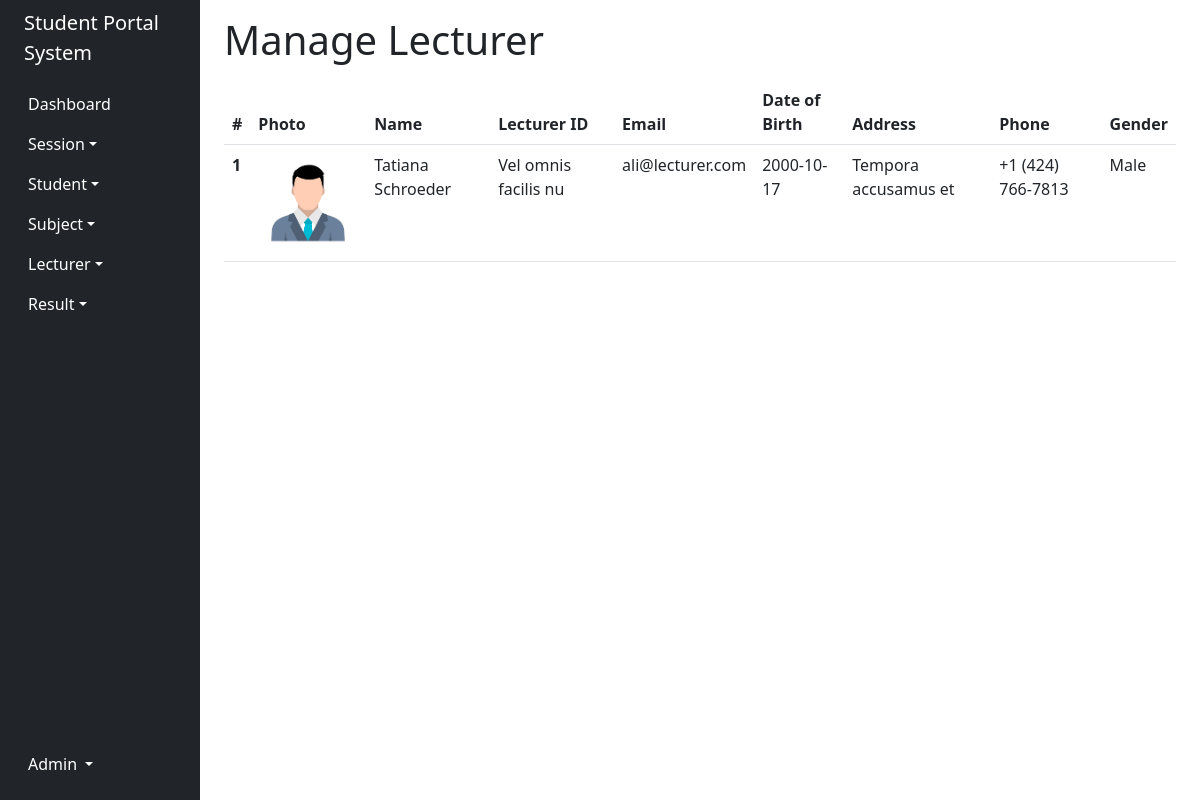
The page /admin/lecturer.php (signed in) on the database its author committed.
### tables this page shows
CREATE TABLE `teachers` (
  `id` int(11) NOT NULL,
  `name` varchar(255) NOT NULL,
  `email` varchar(255) NOT NULL,
  `lecturer_id` varchar(255) NOT NULL,
  `gender` varchar(255) NOT NULL,
  `birthday` varchar(255) NOT NULL,
  `address` varchar(255) NOT NULL,
  `phone` varchar(255) NOT NULL,
  `photo` varchar(255) NOT NULL,
  `password` varchar(255) NOT NULL
);

### config/include.php (called while the page is built, shortened)
<?php
function route($path)
{
    return $_ENV['URL_PATH'] . $path;
}

### controller/admin-controller.php (called while the page is built, shortened)
<?php
require(asset('controller/controller.php'));
function getLecturers()
{
    $results = array();
    $query = "SELECT * FROM teachers";
    $result = mysqlj($query);
    if ($result->num_rows > 0) {
        while ($row = mysqli_fetch_assoc($result)) {
            $results[] = $row;
        }
    }
    return $results;
}

### controller/controller.php (called while the page is built, shortened)
<?php
$conn = mysqli_connect($_ENV['DB_HOST'], $_ENV['DB_USERNAME'], $_ENV['DB_PASSWORD'], $_ENV['DB_DATABASE']);
function mysqlj($query)
{
    global $conn;
    return mysqli_query($conn, $query);
}

### admin/lecturer.php (the view, shortened to what this page needs)
<?php
include('../config/include.php');
include(asset('controller/admin-controller.php'));
$teachers = getLecturers();
?>
<!DOCTYPE html>
<html lang="en">
<head>
    <link href="https://cdn.jsdelivr.net/npm/bootstrap@5.2.3/dist/css/bootstrap.min.css" rel="stylesheet">
    <link rel="stylesheet" href="https://cdn.jsdelivr.net/npm/bootstrap-icons@1.10.3/font/bootstrap-icons.css">
</head>
<body>
    <div class="container-fluid">
        <div class="row flex-nowrap">
            <?php include(asset('admin/inc/sidebar.php')) ?>
            <div class="col py-3">
                <div class="container">
                    <h1>Manage Lecturer</h1>
                    <table class="table mt-3">
                        <thead>
                            <tr>
                                <th scope="col">#</th>
                                <th scope="col">Photo</th>
                                <th scope="col">Name</th>
                                <th scope="col">Lecturer ID</th>
                                <th scope="col">Email</th>
                                <th scope="col">Date of Birth</th>
                                <th scope="col">Address</th>
                                <th scope="col">Phone</th>
                                <th scope="col">Gender</th>
                            </tr>
                        </thead>
                        <tbody>
                            <?php foreach ($teachers as $key => $teacher) { ?>
                                <tr>
                                    <th scope="row"><?= $key+1 ?></th>
                                    <td>
                                        <img src="<?= route($teacher['photo']) ?>" width="100" height="100">
                                    </td>
                                    <td><?= $teacher['name'] ?></td>
                                    <td><?= $teacher['lecturer_id'] ?></td>
                                    <td><?= $teacher['email'] ?></td>
                                    <td><?= $teacher['birthday'] ?></td>
                                    <td><?= $teacher['address'] ?></td>
                                    <td><?= $teacher['phone'] ?></td>
                                    <td class="text-capitalize" ><?= $teacher['gender'] ?></td>
                                </tr>
                            <?php } ?>
                        </tbody>
                    </table>
                </div>
            </div>
        </div>
    </div>
</body>
</html>

### admin/inc/sidebar.php (shortened to what this page needs)
<div class="col-auto col-md-3 col-xl-2 px-sm-2 px-0 bg-dark">
    <div class="d-flex flex-column align-items-center align-items-sm-start px-3 pt-2 text-white min-vh-100">
        <a href="<?= route('admin/') ?>" class="d-flex align-items-center pb-3 mb-md-0 me-md-auto text-white text-decoration-none">
            <span class="fs-5 d-none d-sm-inline"><?= $_ENV['APP_NAME'] ?></span>
        </a>
        <ul class="nav nav-pills flex-column mb-sm-auto mb-0 align-items-center align-items-sm-start" id="menu">
            <li class="nav-item">
                <a href="<?= route('admin/') ?>" class="nav-link text-white align-middle px-0">
                    <span class="ms-1 d-none d-sm-inline">Dashboard</span>
                </a>
            </li>
            <li>
                <a href="#session" data-bs-toggle="collapse" class="nav-link text-white px-0 align-middle">
                    <span class="ms-1 d-none d-sm-inline dropdown-toggle">Session</span>
                </a>
            </li>
            <li>
                <a href="#student" data-bs-toggle="collapse" class="nav-link text-white px-0 align-middle">
                    <span class="ms-1 d-none d-sm-inline dropdown-toggle">Student</span>
                </a>
            </li>
            <li>
                <a href="#subject" data-bs-toggle="collapse" class="nav-link text-white px-0 align-middle">
                    <span class="ms-1 d-none d-sm-inline dropdown-toggle">Subject</span>
                </a>
            </li>
            <li>
                <a href="#lecturer" data-bs-toggle="collapse" class="nav-link text-white px-0 align-middle">
                    <span class="ms-1 d-none d-sm-inline dropdown-toggle">Lecturer</span>
                </a>
            </li>
            <li>
                <a href="#result" data-bs-toggle="collapse" class="nav-link text-white px-0 align-middle">
                    <span class="ms-1 d-none d-sm-inline dropdown-toggle">Result</span>
                </a>
            </li>
        </ul>
        <div class="dropdown pb-4">
            <a href="#" class="d-flex align-items-center text-white text-decoration-none dropdown-toggle" id="dropdownUser1" data-bs-toggle="dropdown" aria-expanded="false">
                <span class="d-none d-sm-inline mx-1"><?= $_SESSION['name'] ?></span>
            </a>
        </div>
    </div>
</div>

### rows shown on the page
teachers: photo (placeholder picture), name "Tatiana Schroeder", lecturer "Vel omnis facilis nu", email "ali@lecturer.com", birthday "2000-10-17", address "Tempora accusamus et", phone "+1 (424) 766-7813", gender "Male"

### other values the page prints
$_ENV['APP_NAME'] "Student Portal System"
$_SESSION['name'] "Admin"
